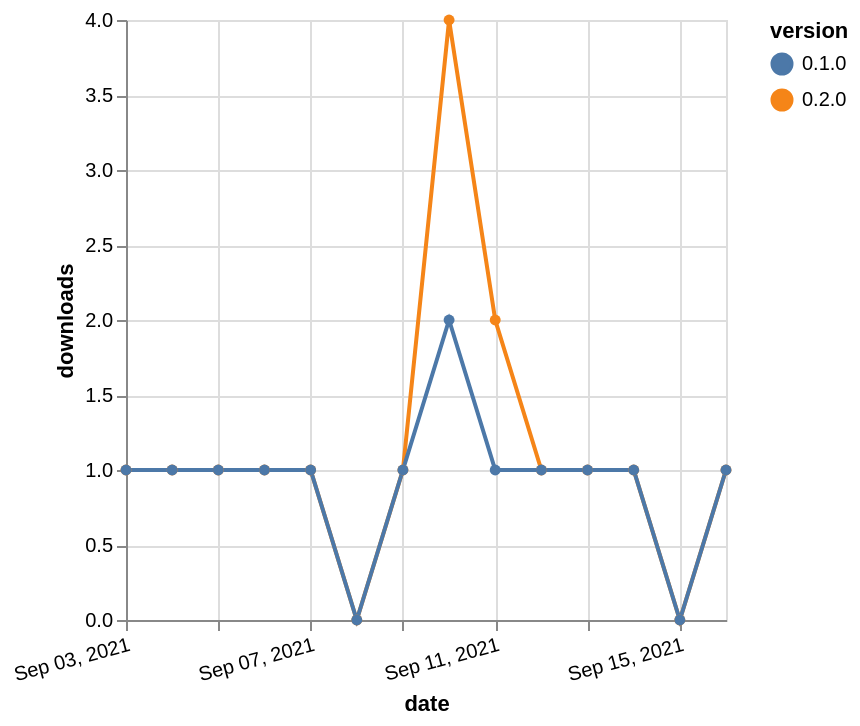

The Vega-Lite source for this figure:
### Vega-Lite specification from a JSON file in a GitHub repository (floating-point values rounded to 4 significant figures)
{"$schema": "https://vega.github.io/schema/vega-lite/v5.json", "description": "A simple bar chart with embedded data.", "data": {"values": [{"date": "2021-09-03", "total": 197, "delta": 1, "version": "0.2.0"}, {"date": "2021-09-04", "total": 198, "delta": 1, "version": "0.2.0"}, {"date": "2021-09-05", "total": 199, "delta": 1, "version": "0.2.0"}, {"date": "2021-09-06", "total": 200, "delta": 1, "version": "0.2.0"}, {"date": "2021-09-07", "total": 201, "delta": 1, "version": "0.2.0"}, {"date": "2021-09-08", "total": 201, "delta": 0, "version": "0.2.0"}, {"date": "2021-09-09", "total": 202, "delta": 1, "version": "0.2.0"}, {"date": "2021-09-10", "total": 206, "delta": 4, "version": "0.2.0"}, {"date": "2021-09-11", "total": 208, "delta": 2, "version": "0.2.0"}, {"date": "2021-09-12", "total": 209, "delta": 1, "version": "0.2.0"}, {"date": "2021-09-13", "total": 210, "delta": 1, "version": "0.2.0"}, {"date": "2021-09-14", "total": 211, "delta": 1, "version": "0.2.0"}, {"date": "2021-09-15", "total": 211, "delta": 0, "version": "0.2.0"}, {"date": "2021-09-16", "total": 212, "delta": 1, "version": "0.2.0"}, {"date": "2021-09-03", "total": 225, "delta": 1, "version": "0.1.0"}, {"date": "2021-09-04", "total": 226, "delta": 1, "version": "0.1.0"}, {"date": "2021-09-05", "total": 227, "delta": 1, "version": "0.1.0"}, {"date": "2021-09-06", "total": 228, "delta": 1, "version": "0.1.0"}, {"date": "2021-09-07", "total": 229, "delta": 1, "version": "0.1.0"}, {"date": "2021-09-08", "total": 229, "delta": 0, "version": "0.1.0"}, {"date": "2021-09-09", "total": 230, "delta": 1, "version": "0.1.0"}, {"date": "2021-09-10", "total": 232, "delta": 2, "version": "0.1.0"}, {"date": "2021-09-11", "total": 233, "delta": 1, "version": "0.1.0"}, {"date": "2021-09-12", "total": 234, "delta": 1, "version": "0.1.0"}, {"date": "2021-09-13", "total": 235, "delta": 1, "version": "0.1.0"}, {"date": "2021-09-14", "total": 236, "delta": 1, "version": "0.1.0"}, {"date": "2021-09-15", "total": 236, "delta": 0, "version": "0.1.0"}, {"date": "2021-09-16", "total": 237, "delta": 1, "version": "0.1.0"}]}, "width": "container", "mark": {"type": "line", "point": {"filled": true}}, "encoding": {"x": {"field": "date", "type": "temporal", "timeUnit": "yearmonthdate", "title": "date", "axis": {"labelAngle": -15}}, "y": {"field": "delta", "type": "quantitative", "title": "downloads"}, "color": {"field": "version", "type": "nominal"}, "tooltip": {"field": "delta"}}}
